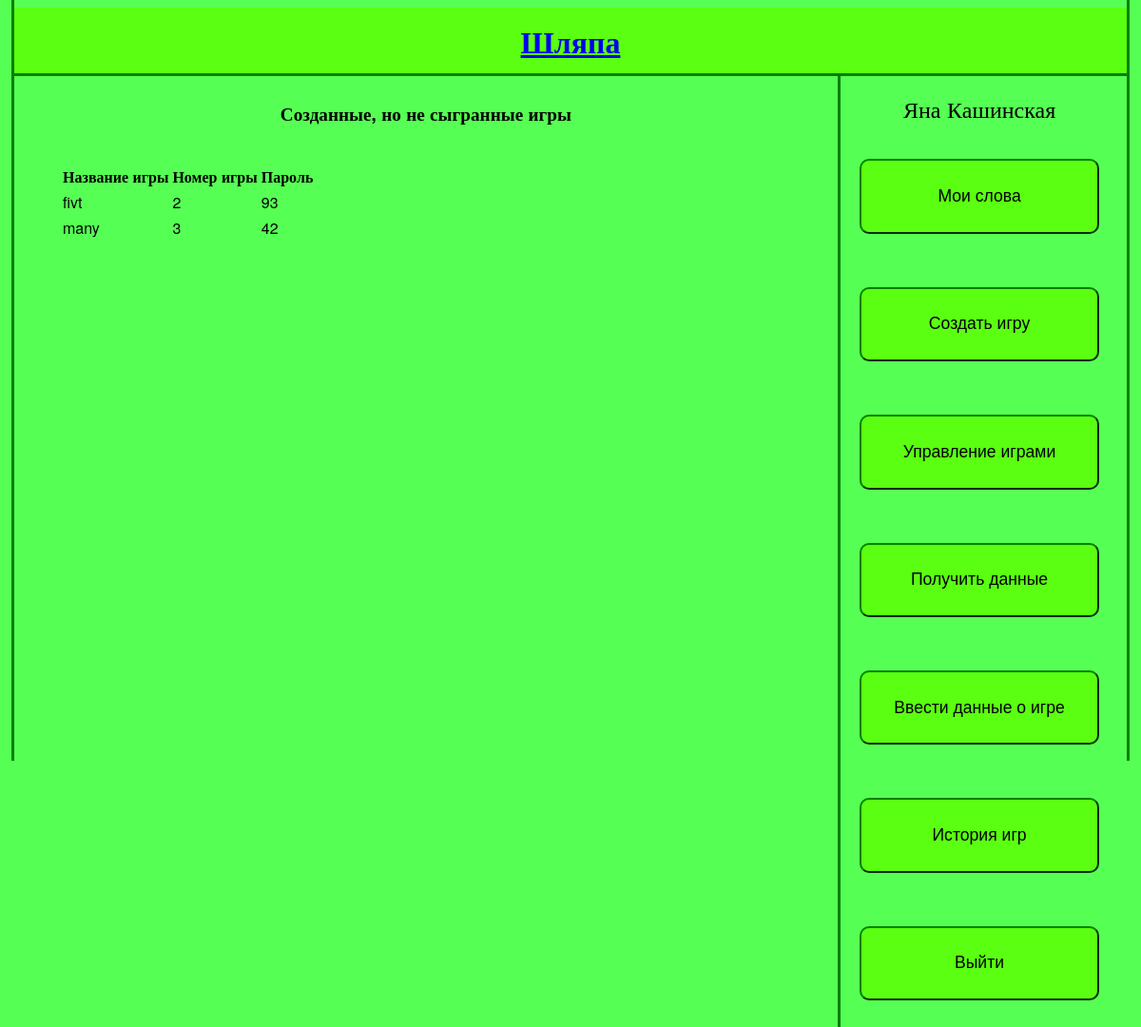
Before: /queue_games/ (signed in) with the older database file.
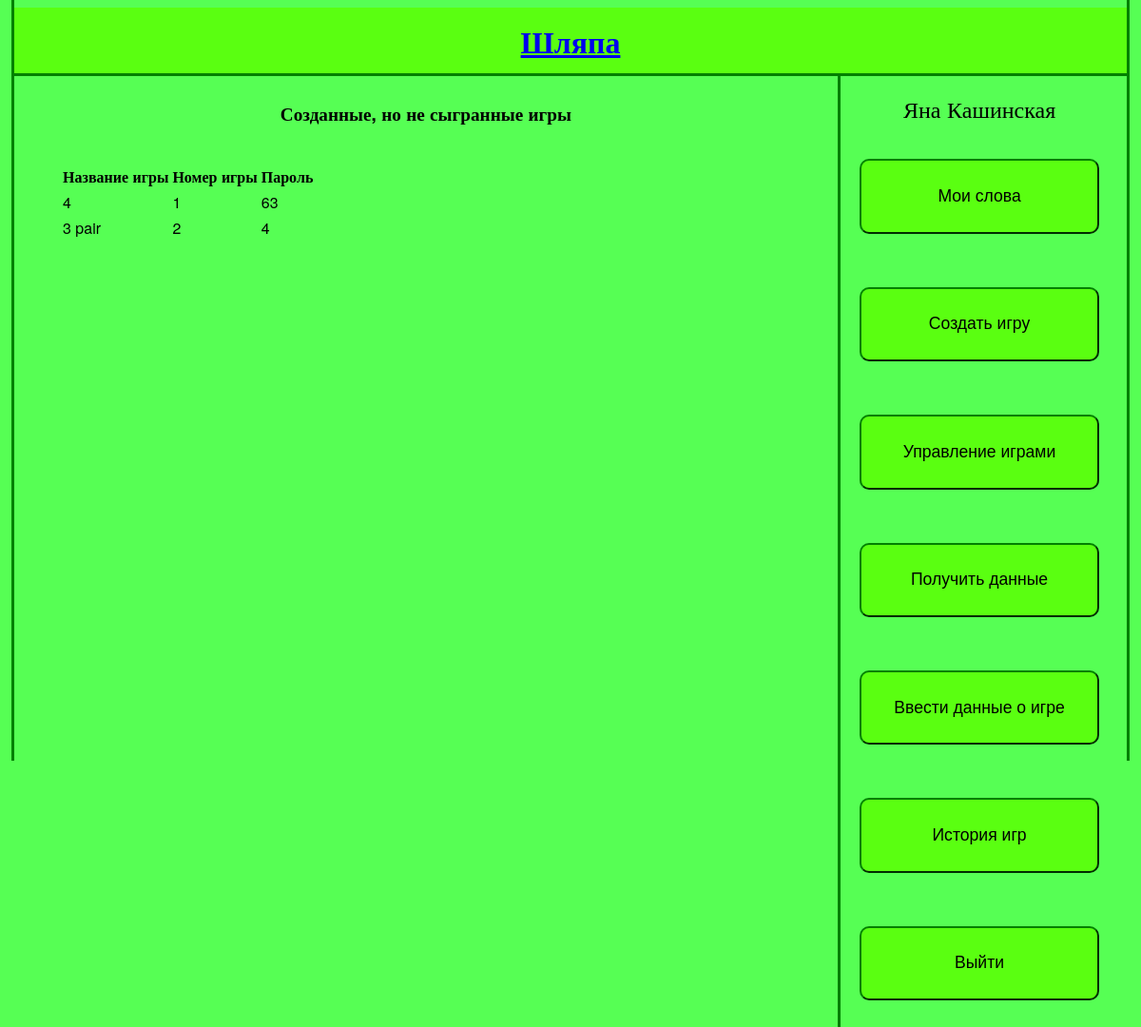
After: the same page with the newer database file.
### game/models.py (models this page shows, shortened)
class Game(models.Model):
	name = models.CharField(max_length = 100)
	password = models.IntegerField()
	creator = models.ForeignKey(User, related_name='creator')
	user = models.ManyToManyField(User, related_name='user')

### views.py (the view)
# urls.py: url(r'^queue_games/$', queue_games),
def queue_games(request):
	games = Game.objects.filter(creator = request.user)
	return render_to_response('queue_games.html', {'games':games},context_instance=RequestContext(request))

### templates/queue_games.html (shortened to what this page needs)
{% extends "base.html" %}
{% block main %}
<p>
	<h1> Созданные, но не сыгранные игры </h1>
	<div id="request_words">
		<table>
		<tr>
		<th> Название игры </th> <th> Номер игры </th> <th> Пароль </th>
		</tr>
		{%for game in games%}
		<tr>
			<td> {{game.name}} </td> <td> {{game.id}}</td><td> {{game.password}} </td>
		</tr>
		{%endfor%}
		</table>
	</div>
</p>
{% endblock %}

Changed rows visible on the page:
removed Game: name "many", id "3", password "42"
now on this page (row edited): Game: name "4", id "1", password "63"
changed Game id 2: name "fivt" → "3 pair"; password "93" → "4"
